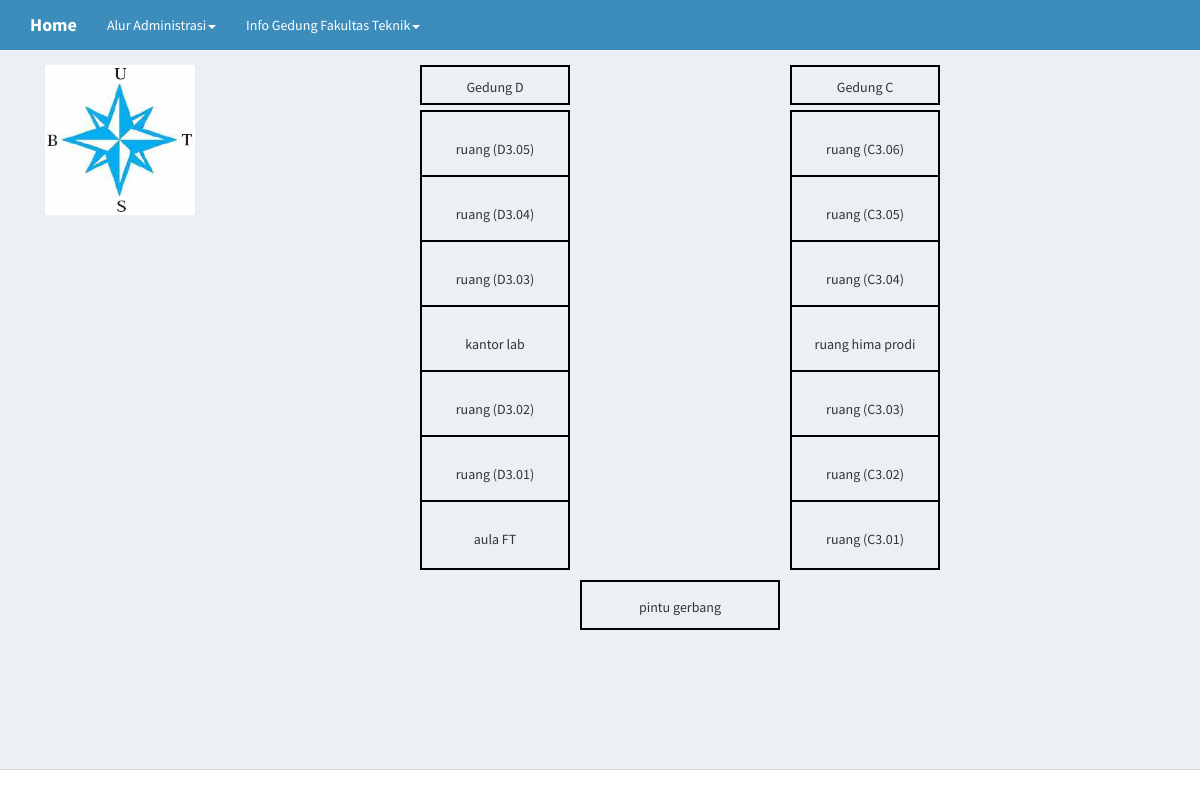
The app's page /?page=la3 with its own data.
### tables this page shows
CREATE TABLE `ruang` (
  `id_ruang` int(10) NOT NULL,
  `nama_ruang` varchar(30) NOT NULL,
  `posisi` varchar(30) NOT NULL
);

### la3.php (the view)
<?php
	$sql = "SELECT * FROM ruang WHERE SUBSTRING(posisi,2,2) = 3";
	$rs = mysqli_query($con, $sql);
	$ruang = mysqli_fetch_all($rs, MYSQLI_ASSOC);
	$gedung_c = [];
	$gedung_d = [];
	foreach ($ruang as $r) {
		$ruang=substr($r["posisi"], 4, 5);
		if (substr($r["posisi"], 0, 1) == 'c'){
			$gedung_c[$ruang] = $r;
		}elseif (substr($r["posisi"], 0, 1) == 'd'){
			$gedung_d[$ruang] = $r;
		}
	}
	$gedung_c = array_reverse($gedung_c);
	$gedung_d = array_reverse($gedung_d);
?>
	<div class="gedung gd1">
			<p>pintu gerbang</p>
	</div>
		<div class="gedung gd2">
		<div class="ruang">
			<p><?= $gedung_d[0]["nama_ruang"] ?></p>
		</div>
		<div class="ruang">
			<p><?= $gedung_d[1]["nama_ruang"] ?></p>
		</div>
		<div class="ruang">
			<p><?= $gedung_d[2]["nama_ruang"] ?></p>
		</div>
		<div class="ruang">
			<p><?= $gedung_d[3]["nama_ruang"] ?></p>
		</div>
		<div class="ruang">
			<p><?= $gedung_d[4]["nama_ruang"] ?></p>
		</div>
		<div class="ruang">
				<p><?= $gedung_d[5]["nama_ruang"] ?></p>
			</div>
		<div class="ruang">
			<p><?= $gedung_d[6]["nama_ruang"] ?></p>
		</div>
	</div>
	<div class="gedung gd3">
			<div class="ruang">
				<p><?= $gedung_c[0]["nama_ruang"] ?></p>
			</div>
			<div class="ruang">
				<p><?= $gedung_c[1]["nama_ruang"] ?></p>
			</div>
			<div class="ruang">
				<p><?= $gedung_c[2]["nama_ruang"] ?></p>
			</div>
			<div class="ruang">
				<p><?= $gedung_c[3]["nama_ruang"] ?></p>
			</div>
			<div class="ruang">
				<p><?= $gedung_c[4]["nama_ruang"] ?></p>
			</div>
			<div class="ruang">
				<p><?= $gedung_c[5]["nama_ruang"] ?></p>
			</div>
			<div class="ruang">
				<p><?= $gedung_c[6]["nama_ruang"] ?></p>
			</div>
	</div>
	<div class="gedung gd4">
			Gedung D
	</div>
	<div class="gedung gd5">
			Gedung C
	</div>
<img src="arah.jpg" height="150" width="150">

### index.php (style rules this page uses)
.gedung { width: 150px; height: 460px; border: 2px solid black; position: absolute; }
.gd1 { width: 300px; height: 150px; top: 40px; left: 830px; }
.gd1 { left: 580px; top: 580px; }
.gd2,.gd3 { top: 110px; }
.gd2 { left: 420px; }
.gd3 { left: 790px; }
.gd4 { left: 420px; }
.gd5 { left: 790px; }
.ruang { height: 100px; border-bottom: 2px solid black; overflow: hidden; }
.ruang:last-child { border-bottom: none; }
.gd1 { width: 200px; height: 50px; }
.gd2 .ruang { height: 65px; }
.gd3 .ruang { height: 65px; }
.gd4 { height: 40px; }
.gd5 { height: 40px; }
.ruang p { line-height: 75px; text-align: center; }
p { line-height: 50px; text-align: center; }
.gd4 { line-height: 40px; text-align: center; }
.gd5 { line-height: 40px; text-align: center; }

### records on screen
ruang: nama_ruang "ruang (D3.05)"
ruang: nama_ruang "ruang (D3.04)"
ruang: nama_ruang "ruang (D3.03)"
ruang: nama_ruang "kantor lab"
ruang: nama_ruang "ruang (D3.02)"
ruang: nama_ruang "ruang (D3.01)"
ruang: nama_ruang "aula FT"
ruang: nama_ruang "ruang (C3.06)"
ruang: nama_ruang "ruang (C3.05)"
ruang: nama_ruang "ruang (C3.04)"
ruang: nama_ruang "ruang hima prodi"
ruang: nama_ruang "ruang (C3.03)"
ruang: nama_ruang "ruang (C3.02)"
ruang: nama_ruang "ruang (C3.01)"
